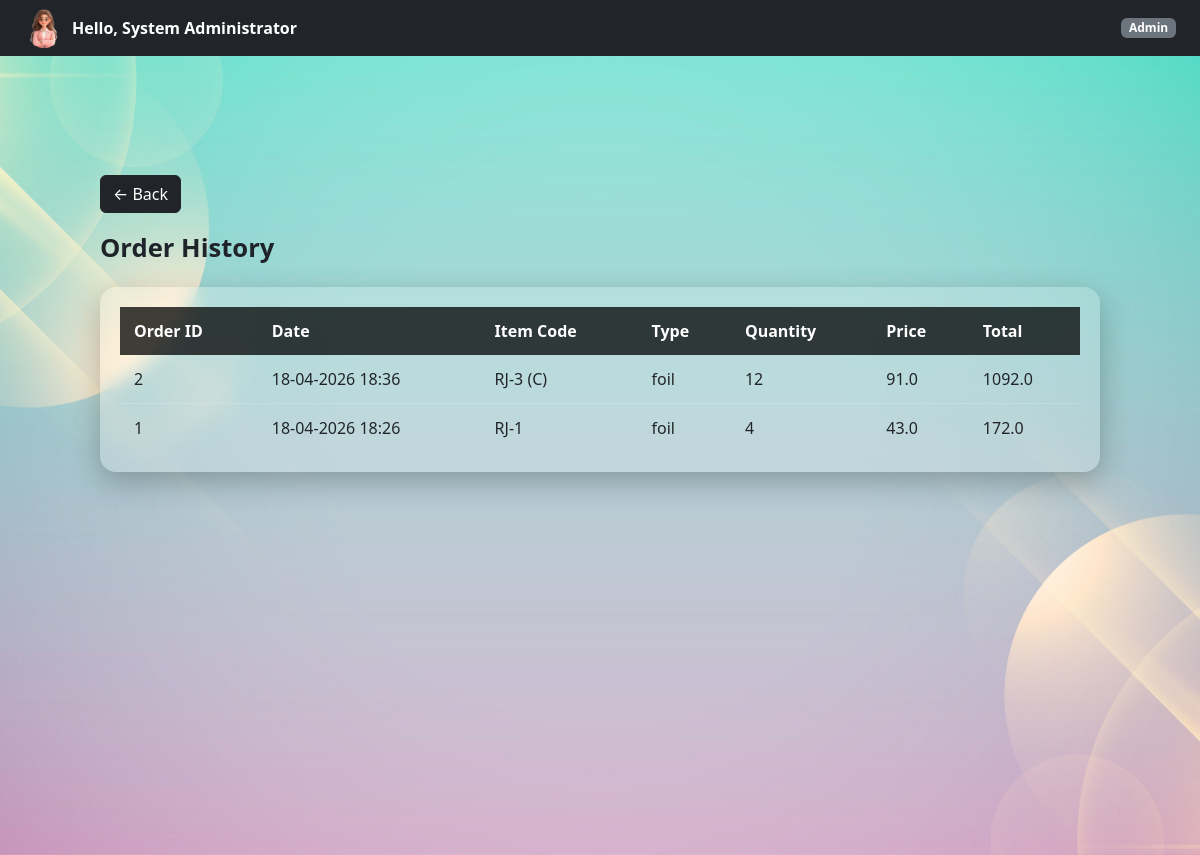
Page /admin/orders/history (signed in) on the committed database.
### controller/models.py (models this page shows)
class Order(db.Model):
    __tablename__ = "orders"
    id = db.Column(db.Integer, primary_key=True)
    created_at = db.Column(db.DateTime, default=datetime.utcnow)
    items = db.relationship("OrderItem", backref="order", cascade="all, delete-orphan")

class OrderItem(db.Model):
    __tablename__ = "order_items"
    id = db.Column(db.Integer, primary_key=True)
    order_id = db.Column(db.Integer, db.ForeignKey("orders.id"))
    item_type = db.Column(db.String(50), nullable=False)
    item_id = db.Column(db.Integer, nullable=False)
    code = db.Column(db.String(50))
    quantity = db.Column(db.Integer)
    price = db.Column(db.Float)

### controller/admin.py (the view)
@admin_bp.route("/orders/history")
@login_required
@role_required("Admin")
def order_history():
    orders = Order.query.order_by(Order.created_at.desc()).all()
    return render_template("admin/order_history.html", orders=orders)

### templates/admin/order_history.html (shortened to what this page needs)
{% extends "base.html" %}
{% block page_class %}company-dashboard-bg{% endblock %}
{% block free_content %}
{% include "partials/navbar.html" %}
<div class="dashboard-container">
    <div class="d-flex justify-content-between align-items-center mb-3">
        <a href="{{ url_for('admin.dashboard') }}" class="btn btn-dark">
            ← Back
        </a>
    </div>
    <div class="page-title">Order History</div>
    <div class="glass-table">
        <table>
            <thead>
                <tr>
                    <th>Order ID</th>
                    <th>Date</th>
                    <th>Item Code</th>
                    <th>Type</th>
                    <th>Quantity</th>
                    <th>Price</th>
                    <th>Total</th>
                </tr>
            </thead>
            <tbody>
                {% for order in orders %}
                    {% for item in order.items %}
                    <tr>
                        <td>{{ order.id }}</td>
                        <td>{{ order.created_at.strftime("%d-%m-%Y %H:%M") }}</td>
                        <td>{{ item.code }}</td>
                        <td>{{ item.item_type }}</td>
                        <td>{{ item.quantity }}</td>
                        <td>{{ item.price }}</td>
                        <td>{{ item.quantity * item.price }}</td>
                    </tr>
                    {% endfor %}
                {% endfor %}
            </tbody>
        </table>
    </div>
</div>
{% endblock %}

### templates/base.html (shortened to what this page needs)
<!DOCTYPE html>
<html lang="en">
<head>
    <link rel="stylesheet" href="{{ url_for('static', filename='styles/bootstrap/css/bootstrap.min.css') }}">
    <link rel="stylesheet" href="{{ url_for('static', filename='styles/main.css') }}">
</head>
<body>
<div class="page-wrapper {% block page_class %}{% endblock %}">
    {% block free_content %}{% endblock %}
</div>
</body>
</html>

### templates/partials/navbar.html (shortened to what this page needs)
<nav class="navbar navbar-dark bg-dark fixed-top px-4 d-flex justify-content-between">
    <a
        class="d-flex align-items-center text-white text-decoration-none"
        data-bs-toggle="offcanvas"
        href="#profileSidebar"
        role="button"
    >
        <img
            src="{{ url_for('static', filename='scripts/images/profile.png') }}"
            width="40"
            height="40"
            class="rounded-circle me-2"
        >
        <strong>Hello, {{ session.get("user_name") }}</strong>
    </a>
    <span class="badge bg-secondary">
        {% if "Admin" in session.get("roles", []) %}
            Admin
        {% else %}
            Employee
        {% endif %}
    </span>
</nav>

### static/styles/main.css (style rules this page uses)
html, body { height: 100%; margin: 0; }
.page-wrapper { min-height: 100vh; width: 100%; display: flex; align-items: flex-start; justify-content: center; }
.company-dashboard-bg { background: url("../scripts/images/company1.jpg") no-repeat center center/cover; }
.dashboard-container { width: 100%; padding: 90px 40px 40px; }
.page-wrapper { padding: 30px 60px; }
.page-title { font-size: 1.6rem; font-weight: 600; color: #1f232a; margin-bottom: 20px; }
.glass-table { background: rgba(255, 255, 255, 0.18); backdrop-filter: blur(10px); -webkit-backdrop-filter: blur(10px); border-radius: 16px; padding: 20px; box-shadow: 0 10px 30px rgba(0, 0, 0, 0.25); width: 100%; overflow-x: auto; }
.glass-table table { width: 100%; border-collapse: collapse; }
.glass-table thead { background: rgba(0, 0, 0, 0.75); color: #ffffff; }
.glass-table th, .glass-table td { padding: 12px 14px; text-align: left; white-space: nowrap; }
.glass-table tbody tr { border-bottom: 1px solid rgba(255, 255, 255, 0.15); }
.glass-table tbody tr:last-child { border-bottom: none; }
body { padding-top: 55px; }

### rows in the picture
Order: id "2", created_at "18-04-2026 18:36"
OrderItem: code "RJ-3 (C)", item_type "foil", quantity "12", price "91.0", item.quantity*item.price "1092.0"
Order: id "1", created_at "18-04-2026 18:26"
OrderItem: code "RJ-1", item_type "foil", quantity "4", price "43.0", item.quantity*item.price "172.0"

### other values in the picture
{{ session.get("user_name") }} "System Administrator"
